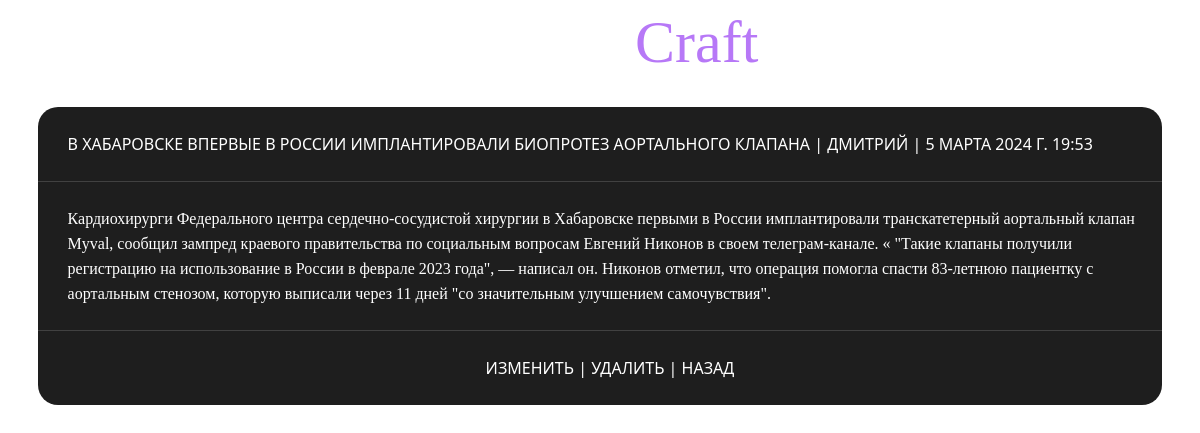
The page /articles/5/ on the database its author committed.
### articles/models.py (models this page shows)
class articles(models.Model):
    title=models.CharField(max_length=255)
    body=models.TextField()
    date=models.DateTimeField(auto_now_add=True)
    author=models.ForeignKey(
        settings.AUTH_USER_MODEL,
        on_delete=models.CASCADE,
    )

### users/models.py (models this page shows)
class CustomUser(AbstractUser):
    age = models.PositiveIntegerField(default=0)

### articles/views.py (the view)
# urls.py: path('<int:pk>/', views.ArticlesDetailView.as_view(), name='articles_detail'),
class ArticlesDetailView(DetailView):
    model = articles
    template_name = 'articles_detail.html'

### templates/articles_detail.html
{% extends 'base.html' %}
{% block content %}
        <div class="list_main">
            <div class="list_title">
               <p class="list_title_text">{{ articles.title }} |
                {{ articles.author }} |
                {{ articles.date}}</p>
            </div>
            <div class="list_body_1">
                <p class="list_body_text"> {{ articles.body }}</p>
            </div>
            <div class="list_set">
                <p class="list_set_text">
                    <a href="{% url 'articles_update' articles.pk %}">Изменить</a> | <a href="{% url 'articles_delete' articles.pk %}">Удалить</a> | <a href="{% url 'articles_list' %}">Назад</a>
                </p>
            </div>
        </div>
{% endblock %}

### static/css/base.css (style rules this page uses)
html { color: white; font-family:'Segoe UI', Tahoma, Geneva, Verdana, sans-serif ; background-image: url(https://i.ibb.co/51BngpK/image.png); background-size: cover; }
a { text-decoration: none; }

### static/css/articles_list.css (style rules this page uses)
.list_main { display: flex; justify-content: flex-start; align-items: flex-start; flex-direction: column; background-color: rgb(30,30,30); border-radius: 20px; width: 95%; margin: 10px; }
.list_title { box-sizing: border-box; display: flex; justify-content: flex-start; align-items: flex-start; flex-direction: row; width: 100%; border-bottom: 1px solid rgb(65,65,65); padding: 10px; padding-left: 30px; }
.list_title_text { text-transform: uppercase; height: 1%; }
.list_body_text { font-family:'Verdana'; line-height: 25px; }
.list_set { box-sizing: border-box; display: flex; justify-content: center; align-items: flex-start; flex-direction: row; width: 100%; padding: 10px; padding-left: 30px; }
.list_set a { text-decoration: none; color: white; }
.list_set_text { text-transform: uppercase; height: 1%; font-size: 16px; }

### static/css/articles_detail.css (style rules this page uses)
.list_body_1 { box-sizing: border-box; display: flex; justify-content: flex-start; align-items: flex-start; width: 100%; border-bottom: 1px solid rgb(65,65,65); padding: 8px; padding-left: 30px; }

### rows shown on the page
articles: title "В ХАБАРОВСКЕ ВПЕРВЫЕ В РОССИИ ИМПЛАНТИРОВАЛИ БИОПРОТЕЗ АОРТАЛЬНОГО КЛАПАНА", author "ДМИТРИЙ", date "5 МАРТА 2024 Г. 19:53", body "Кардиохирурги Федерального центра сердечно-сосудистой хирургии в Хабаровске первыми в России имплантировали транскатетерный аортальный клапан Myval, сообщил зампред краевого правительства по социальным вопросам Евгений Никонов в своем телеграм-канале. « \"Такие клапаны получили регистрацию на использование в России в феврале 2023 года\", — написал он. Никонов отметил, что операция помогла спасти 83-летнюю пациентку с аортальным стенозом, которую выписали через 11 дней \"со значительным улучшением самочувствия\"."
